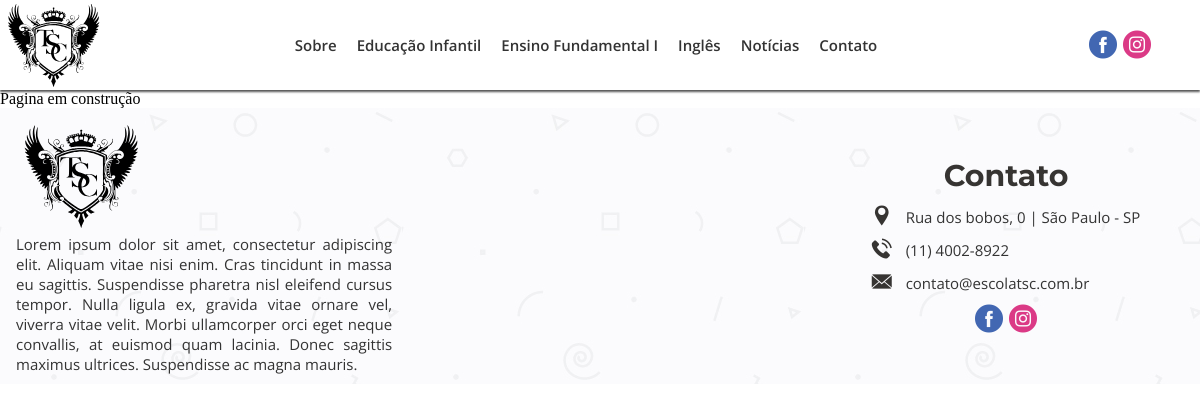
Screenshot of /sobre with the database file from the repository.
### tables this page shows
CREATE TABLE `menu_itens` (
  `id_menu` int(11) NOT NULL,
  `titulo_menu` varchar(50) NOT NULL,
  `url_menu` varchar(200) NOT NULL
);

CREATE TABLE `postagens` (
  `id_postagens` int(11) NOT NULL,
  `titulo_postagens` varchar(100) NOT NULL,
  `desc_postagens` text DEFAULT NULL,
  `conteudo_postagens` text NOT NULL,
  `tags_postagens` varchar(150) DEFAULT NULL,
  `data_criacao_postagens` date NOT NULL,
  `data_modificacao_postagens` date DEFAULT NULL,
  `total_visualizacao_postagens` int(11) DEFAULT 0,
  `ch_autor_postagens` int(11) NOT NULL,
  `status_postagens` int(11) NOT NULL,
  `url_postagens` varchar(200) NOT NULL,
  `categ_postagens` int(11) DEFAULT NULL,
  `capa_post` int(11) DEFAULT NULL
);

### index.php (called while the page is built, shortened)
<?php
    require_once("_funcPHP/config.php");
    $url = strip_tags(trim(filter_input(INPUT_GET, "page", FILTER_DEFAULT))) == "" ? "home" : strip_tags(trim(filter_input(INPUT_GET, "page", FILTER_DEFAULT)));
    $contPag = new conteudoPost();
    $dadosPagina = $contPag->conteudoPag($url);
    $html = new esqueleto($dadosPagina);
    $html->html5();
?>

### _funcPHP/config.php (called while the page is built, shortened)
<?php
function autoLoadClasses($class) {
    $baseDiretorios = ['MySql', "_HTML"];
    $analise = null;
    foreach ($baseDiretorios as $nomeDiretorio):
        if (!$analise && file_exists(__DIR__ . "/$nomeDiretorio/$class.php")):
            $analise = true;
        endif;
    endforeach;
}

### _funcPHP/MySql/conexaoBD.php (called while the page is built)
<?php
class conexaoBD {
    public static $instance;
    private static $sql = "mysql:host=" . HOST . ";dbname=" . BANK;
    private static $user = USER;
    private static $pass = PASS;
    public static function getInstance() {
        if (!isset(self::$instance)) {
            self::$instance = new PDO(self::$sql, self::$user, self::$pass, array(PDO::MYSQL_ATTR_INIT_COMMAND => "SET NAMES utf8"));
            self::$instance->setAttribute(PDO::ATTR_ERRMODE, PDO::ERRMODE_EXCEPTION);
            self::$instance->setAttribute(PDO::ATTR_ORACLE_NULLS, PDO::NULL_EMPTY_STRING);
        }
        return self::$instance;
    }
}

### _funcPHP/MySql/conteudoPost.php (called while the page is built, shortened)
<?php
class conteudoPost extends conexaoBD {
    private $conect;
    function __construct() {
        $this->conect = conexaoBD::getInstance();
    }
    public function ConteudoPag($url){
        try {
            $sql = "SELECT * FROM postagens WHERE url_postagens = :url_postagens";
            $letsGo = $this->conect->prepare($sql);
            $letsGo->bindValue(":url_postagens",$url);
            $letsGo->execute();
            return  $letsGo->fetch(PDO::FETCH_ASSOC);
        } catch (Exception $e) {
            echo $e->getMessage();
        }
    }
}

### _funcPHP/MySql/conteudoFooter.php (called while the page is built)
<?php
class conteudoFooter extends conexaoBD{
    private $conect;
    function __construct(){
        $this->conect = conexaoBD::getInstance();
    }
    public function descFooter(){
        try{
            $sql = "SELECT desc_postagens FROM postagens where url_postagens = 'sobre'";
            $letsGo = $this->conect->prepare($sql);
            $letsGo->execute();
            $res = $letsGo->fetch(PDO::FETCH_NUM);
            return $res[0];
        }catch(Exception $e){
            return $e->getMessage();
        }
    }
}

### _funcPHP/MySql/conteudoMenu.php (the view)
<?php
class conteudoMenu extends conexaoBD{
    private $conect;
    function __construct(){
        $this->conect = conexaoBD::getInstance();
    }
    public function getItensMenu(){
        try {
            $sql = "SELECT * FROM menu_itens";
            $letsGo = $this->conect->prepare($sql);
            $letsGo->execute();
            return $letsGo->fetchAll(PDO::FETCH_NUM);
        } catch (Exception $e) {
            echo $e->getMessage();
        }
    }
    public function getDescMenu($url){
        try{
            $sql = "SELECT desc_postagens FROM postagens WHERE url_postagens = :url_post";
            $letsGo = $this->conect->prepare($sql);
            $letsGo->bindValue(":url_post", $url);
            $letsGo->execute();
            return $letsGo->fetch(PDO::FETCH_NUM);
        }catch(Exception $e){
        }
    }
    public function ListaMenu(){
        $res = $this->getItensMenu();
        for($x = 0; $x < count($res); $x++){
            $descLink = $this->getDescMenu($res[$x][2]);
            $descLink = substr($descLink[0], 0, 200);
            $res[$x] = "<li id='itens-menu-".$x."' class='pabx7'><a href='".$res[$x][2]."' alt='".$descLink."'>".$res[$x][1]."</a></li>";
        }
        return $res = implode("",$res);
    }
}

### _funcPHP/_HTML/esqueleto.php
<?php
class esqueleto{
    private $conteudoPag;
    function __construct($dataPost){
        $this->conteudoPag = $dataPost;
    }
    public function html5(){
        $listaArquivos = new listarArquivos();
        $base =
        "<!DOCTYPE html5>".
        "<html lang = 'pt-br'>".
        "<head>".
            "<title>Escola TSC | ".$this->conteudoPag["titulo_postagens"]."</title>".
            "<meta charset = 'UTF-8'/>".
            "<meta name='description' content='".$this->conteudoPag["desc_postagens"]."'>".
            "<meta name='keywords' content='".$this->conteudoPag["tags_postagens"]."'>".
            "<meta name='author' content='Antonio Walber - antoniowalber3000@hotmail.com.br'>".
            "<meta name='viewport' content='width=device-width, initial-scale=1.0'>".
            "<meta http-equiv='X-UA-Compatible' content='ie=edge'>".
            "<link rel='shortcut icon' href='_midiasT/_imagensT/icon.ico' type='image/x-icon' />".
            $listaArquivos->listarCss().
            "<script>window.alert('Este é um site ficticio, usado na diciplina de projeto integrado IV - Anhanguera Vila Mariana 2020, Alunos Responsaveis: Antonio Walber Alves Dos Santos, Henrique Neto Aguiar, Carlos Alexandre Do Nascimento Silva');</script>".
        "</head>".
        "<body>".
        "<div id='container' class='pabx1'>".
            $this->cabecalho().
            "<div id = 'corpo-pagina'>".
                $this->paginacao().
            "</div>".
            $this->rodape().
        "</div>".
        "</body>".
        "</html>"
        ;
        echo $base;
    }
    private function cabecalho(){
        $contMenu = new conteudoMenu();
        $cabecalho =
        "<header id='cabecalho' class='pabx2'>".
            "<div id='logo' class='pabx3'>".
                "<a href='".URLBASE."' alt='pagina inicial do site'><img src='_midiasT/_imagensT/logo.svg' alt='logotipo escola primeira'/></a>".
            "</div>".
            "<div id='menu' class='pabx4'>".
                "<nav id='navegacao' class='pabx5'>".
                    "<input id='tab-nav' type='checkbox' class='tab-nav'/>".
                    "<label for='tab-nav' class='tab-nav-label'><i class='flaticon-menu-button-of-three-horizontal-lines'></i></label>".
                    "<menu id='corpo-menu' class='pabx6'>"
                        .$contMenu->ListaMenu().
                    "</menu>".
                "</nav>".
            "</div>".
            "<div id='redes-sociais' class='pabx8'>".
                "<a href='https://pt-br.facebook.com/' onmousemove=\"document.getElementById('balaof').style.display='block'\" onmouseout=\"document.getElementById('balaof').style.display='none'\" target='_blank' rel='noopener noreferrer' class='linkSocial'><i class='flaticon-facebook-logo-button socialMedia' id='facebook'></i></a>".
                "<a href='https://www.instagram.com/' onmousemove=\"document.getElementById('balaoi').style.display='block'\" onmouseout=\"document.getElementById('balaoi').style.display='none'\" target='_blank' rel='noopener noreferrer' class='linkSocial'><i class='flaticon-instagram socialMedia' id='instagram'></i></a>".
                "<div id='balaof' class='balao'><p>fb/escolatsc</p></div>".
                "<div id='balaoi' class='balao'><p>@escolatsc</p></div>".
            "</div>".
        "</header>";
        return $cabecalho;
    }
    private function paginacao(){
        $url = strip_tags(trim(filter_input(INPUT_GET, "page", FILTER_DEFAULT)));
        $url = $url == "" ? "home" : $url;
        if($this->conteudoPag == null){
            return "Pagina em construção";
        }else{
            if($this->conteudoPag["url_postagens"] == $url){
                if($url == "home"){
                    $pg = "";
                    $home = new home();
                    $pg .= $home->videoApresentacao();
                    $pg .= $home->mosaico();
                    $pg .= $home->descricaoVideo("sobre","descPrimeira","Escola","TSC");
                    $pg .= $home->noticiasRecentes("noticias");
                    $pg .= $home->descricaoVideo("ingles","descIngles","Programa","Bilíngue");
                    $pg .= $home->noticiasRecentes("projetos");
                    return $pg;
                }elseif($url == "educacao-infantil" || $url == "ensino-fundamental"){
                    $mosaico = "Pagina em construção";
                    return $mosaico;
                }elseif($url == "noticias" || $url == "projetos"){
                    $cat = "Pagina em construção";
                    return $cat;
                }elseif($url== "contato"){
                    return "Pagina em construção";
                }else{
                    return "Pagina em construção";
                }
            }
        }
    }
    private function rodape(){
        $contFooter = new conteudoFooter();
        $rodape =
        "<footer id='rodape' class='pabx9'>".
            "<div class='pabx10'>".
                "<div id='logo' class='pabx11'>".
                    "<a href='".URLBASE."' alt='Pagina inicial do site'><img src='_midiasT/_imagensT/logo.svg' alt='logotipo escola primeira'/></a>".
                "</div>".
                "<div class='pabx12' id='desc-footer'>".
                   "<a href='a-escola-primeira' alt='".$contFooter->descFooter()."'>" .$contFooter->descFooter(). "</a>".
                "</div>".
            "</div>".
            "<div class='pabx10' id='mapa-escola'>".
                "<iframe src='https://www.google.com/maps/embed?pb=!1m18!1m12!1m3!1d147708.7333704633!2d-45.65175222808894!3d-24.124031904571087!2m3!1f0!2f0!3f0!3m2!1i1024!2i768!4f13.1!3m3!1m2!1s0x94d25eb79db5dc93%3A0x13af0844526a5472!2sRef%C3%BAgio%20de%20Vida%20Silvestre%20do%20Arquip%C3%A9lago%20de%20Alcatrazes!5e0!3m2!1spt-BR!2sbr!4v1590716877943!5m2!1spt-BR!2sbr' width='600' height='450' frameborder='0' style='border:0;' allowfullscreen='' aria-hidden='false' tabindex='0'></iframe>".
            "</div>".
            "<div class='pabx10' id='contact'>".
                "<div class='pabx15' id='title-contact'>".
                    "<h1>Contato</h1>".
                "</div>".
                "<div class='pabx15' id='infos-contact'>".
                    "<p><i class='flaticon-placeholder-black-shape-for-localization-on-maps'></i><a target='_blank' rel='noopener noreferrer' href='https://goo.gl/maps/AhcGYK8L1g5hPTFk7'> Rua dos bobos, 0 | São Paulo - SP</a></p>".
                    "<p><i class='flaticon-telephone'></i><a href='tel:1138424500'> (11) 4002-8922</a></p>".
                    "<p><i class='flaticon-close-envelope'></i><a href='mailto:contato@escolatsc.com.br'> contato@escolatsc.com.br</a></p>".
                "</div>".
                "<div class='pabx15' id='redes-sociais'>".
                    "<a href='https://pt-br.facebook.com/' target='_blank' rel='noopener noreferrer' class='linkSocial'><i class='flaticon-facebook-logo-button socialMedia' id='facebook'></i></a>".
                    "<a href='https://www.instagram.com/'  target='_blank' rel='noopener noreferrer' class='linkSocial'><i class='flaticon-instagram socialMedia' id='instagram'></i></a>".
                    "<div id='balaofc' class='balao'><p>fb/escola.primeira</p></div>".
                    "<div id='balaoic' class='balao'><p>@escolaprimeira</p></div>".
                "</div>".
            "</div>".
        "</footer>";
        return $rodape;
    }
}

### _funcPHP/_HTML/listarArquivos.php (shortened to what this page needs)
<?php
class listarArquivos{
    public function listarCss(){
            $diretorio = "_css/";
            $listagem = scandir($diretorio);
            $res = array();
            for($x = 0; $x < count($listagem); $x++){
                $arq = explode(".",$listagem[$x]);
                if($arq[1] == "css"){
                    if($arq[0] == "flaticon"){
                        $res[$x] = "<link rel='stylesheet' type='text/css' href='_css/".$listagem[$x]."'/>";
                    }
                    if($arq[0] == "style"){
                        $res[$x] = "<link rel='stylesheet' type='text/css' href='_css/".$listagem[$x]."'/>";
                    }
                    $url = strip_tags(trim(filter_input(INPUT_GET, "page", FILTER_DEFAULT)));
                    $url = $url == "" ? "home" : $url;
                }
            }
            $res = implode("",$res);
            return $res;
    }
}

### _css/style.css (style rules this page uses)
* { margin: 0; padding: 0; }
#container { max-width: 1364px; width: 100%; margin: 0 auto; padding: 0; overflow-x: hidden; display: flex; flex-direction: column; }
#cabecalho { width: 100%; height: 90px; background-color: #fff; box-shadow: 0 2px 2px #555; position: fixed; z-index: 120; top: 0; left: 0; margin: 0 auto; padding: 0; display: flex; }
#logo { width: 8%; display: flex; align-items: center; justify-content: center; padding: 5px; }
#logo img { width: 100%; height: auto; }
#menu { width: 80%; height: auto; position: relative; }
#corpo-menu { width: 100%; height: 100%; list-style: none; font-size: 15px; font-family: 'Open Sans', sans-serif; display: flex; align-items: center; justify-content: center; flex-wrap: wrap; }
#corpo-menu li.pabx7 { margin: 0 10px; }
#corpo-menu li.pabx7 a { text-decoration: none; color: #333; font-weight: 600; position: relative; transition: 0.4s; }
#corpo-menu li.pabx7 a:before { content: ""; width: 0px; height: 3px; background: #363432; position: absolute; top: 100%; left: 0; transition: 0.5s; mix-blend-mode: multiply; }
#corpo-menu li.pabx7 a:after { content: ""; width: 0px; height: 3px; background: #a1a39d; position: absolute; top: 100%; right: 0; transition: 0.5s; mix-blend-mode: multiply; }
#redes-sociais { width: 9%; font-size: 28px; display: flex; justify-content: center; align-items: center; position: relative; right: 0; }
#redes-sociais.pabx15 { width: 20%; }
#redes-sociais a { text-decoration: none; }
#redes-sociais i { margin: 0 3px; }
#redes-sociais i#facebook { color: #4267B2; }
#redes-sociais i#instagram { color: #DB3A86; }
#corpo-pagina { max-width: 1360px; margin-top: 90px; }
#rodape { width: 100%; display: flex; flex-direction: row; align-items: center; justify-content: center; background-image: url("../_imagensT/fundo.jpg"); position: relative; bottom: 0; padding: 10px; height: auto; }
#rodape .pabx10 { width: 33%; display: flex; flex-direction: column; align-items: center; justify-content: center; }
#rodape .pabx10 #logo { width: 30%; align-self: flex-start; }
#rodape .pabx10 #desc-footer a { font-size: 15px; font-family: 'Open Sans', sans-serif; text-align: justify; text-decoration: none; color: #333; display: block; width: 95%; }
#rodape #mapa-escola iframe { width: 90%; height: 250px; }
#rodape #contact #title-contact h1 { font-family: 'Montserrat', sans-serif; font-size: 30px; color: #363432; }
#rodape #contact #infos-contact p { margin: 10px 0; }
#rodape #contact #infos-contact i { color: #363432; font-size: 20px; }
#rodape #contact #infos-contact a { font-family: 'Open Sans', sans-serif; font-size: 15px; color: #333; text-decoration: none; margin-left: 10px; }

### rows the page displays
menu_itens: titulo_menu "Sobre"
menu_itens: titulo_menu "Educação Infantil"
menu_itens: titulo_menu "Ensino Fundamental I"
menu_itens: titulo_menu "Inglês"
menu_itens: titulo_menu "Notícias"
menu_itens: titulo_menu "Contato"
postagens: desc_postagens "Lorem ipsum dolor sit amet, consectetur adipiscing elit. Aliquam vitae nisi enim. Cras tincidunt in massa eu sagittis. Suspendisse pharetra nisl eleifend cursus tempor. Nulla ligula ex, gravida vitae ornare vel, viverra vitae velit. Morbi ullamcorper orci eget neque convallis, at euismod quam lacinia. Donec sagittis maximus ultrices. Suspendisse ac magna mauris."

### other values shown
$this->paginacao() "Pagina em construção"
